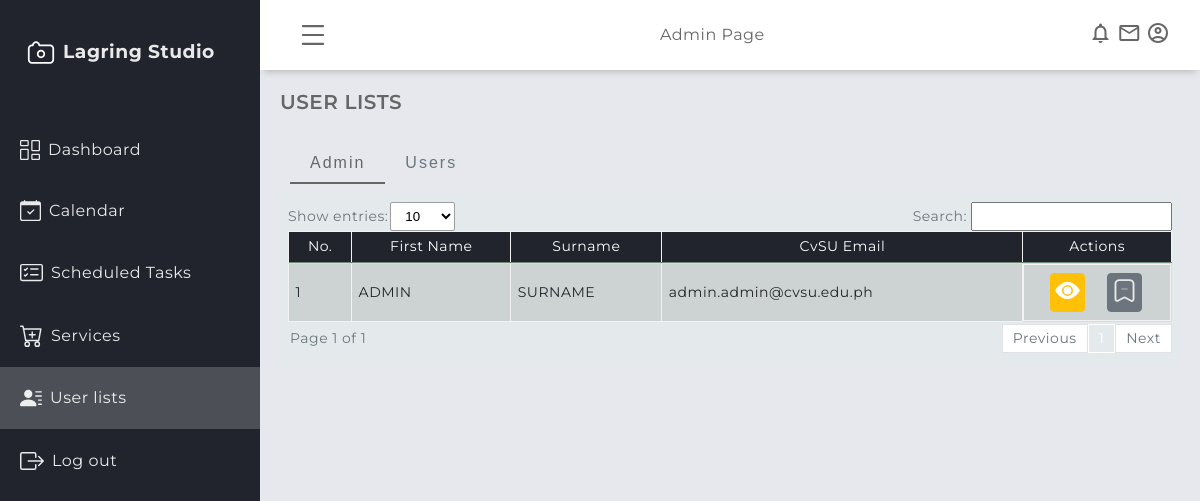
/admin/user_list.php (signed in), run on the app's committed database.
### tables this page shows
CREATE TABLE `users` (
  `user_id` int(11) NOT NULL,
  `firstname` varchar(200) NOT NULL,
  `middlename` varchar(200) NOT NULL,
  `surname` varchar(200) NOT NULL,
  `registration_date` datetime NOT NULL DEFAULT current_timestamp(),
  `email` varchar(200) NOT NULL,
  `password` varchar(200) NOT NULL,
  `role` varchar(200) NOT NULL
);

### admin/user_list.php (the view, shortened to what this page needs)
<?php include('session.php'); ?>
<!DOCTYPE html>
<html lang="en">
    <head>
        <link rel="stylesheet" href="../assets/admin/css/dashboardcontainer.css" />
        <link rel="stylesheet" href="../assets/global/css/design.css" />
        <link rel="stylesheet" href="../assets/global/css/table.css" />
        <link rel="stylesheet" href="../assets/global/css/global.css" />
    </head>
    <body>
        <div class="grid-container">
            <?php require "header/header.php"?>
            <?php require "navigation/sidebar.php"?>
            <main class="main-container">
                <div class="main-title">
                    <p class="font-weight-bold">USER LISTS</p>
                </div>
                <div class="button-group-container">
                    <div class="button-group">
                        <button class="btnClass active" onclick="showTable('table1')">Admin</button>
                        <button class="btnClass" onclick="showTable('table2')">Users</button>
                    </div>
                </div>
                <div class="container bg-dirty py-2 my-0 px-2">
                    <div class= "showAndSearch  text-secondary align-items-center mb-1">
                        <div class= "align-items-center">
                            <label >Show entries:</label>
                            <select id="entriesPerPage">
                                <option value="10">10</option>
                            </select>
                        </div>
                        <div class= "align-items-center">
                            <label for="searchInput" class="pr-1" >Search:</label>
                            <div style="position: relative;">
                                <input type="text" id="searchInput" >
                            </div>
                        </div>
                        <div id="table1" class="table-group-container active">
                            <table id="table1" class="table table-striped table-bordered w-100">
                                <thead>
                                    <tr>
                                        <th>No.</th>
                                        <th>First Name</th>
                                        <th>Surname</th>
                                        <th>CvSU Email</th>
                                        <th>Actions</th>
                                    </tr>
                                </thead>
                                <tbody>
                                <?php
                                    $i = 1;
                                    $sql = mysqli_query($connection, "SELECT * FROM users WHERE role = 'ADMIN' ORDER BY firstname ASC") or die(mysqli_error($connection));
                                    if (mysqli_num_rows($sql) > 0) {
                                    while ($row = mysqli_fetch_array($sql)) {
                                        $id = $row['user_id'];
                                        $fname = $row['firstname'];
                                        $lname = $row['surname'];
                                        $email = $row['email'];
                                    ?>
                                    <tr>
                                        <td><?php echo $i++ ?></td>
                                        <td><?php echo strtoupper($fname);?></td>
                                        <td><?php echo strtoupper($lname);?></td>
                                        <td><?php echo $email; ?></td>
                                        <td class="justify-space-evenly">
                                            <a
                                                href="#"
                                                title="View"
                                                class="modal-trigger justify-content-center"
                                                data-modal-id="<?php echo 'user'.$id; ?>">
                                                <button class="p-1 m-0 btn btn-warning">
                                                    <svg
                                                        xmlns="http://www.w3.org/2000/svg"
                                                        width="25"
                                                        height="25"
                                                        fill="currentColor"
                                                        class="bi bi-eye-fill"
                                                        viewBox="0 0 16 16">
                                                        <path d="M10.5 8a2.5 2.5 0 1 1-5 0 2.5 2.5 0 0 1 5 0z"/>
                                                        <path
                                                            d="M0 8s3-5.5 8-5.5S16 8 16 8s-3 5.5-8 5.5S0 8 0 8zm8 3.5a3.5 3.5 0 1 0 0-7 3.5 3.5 0 0 0 0 7z"/>
                                                    </svg>
                                                </button>
                                            </a>
                                            <a
                                                href="#"
                                                rel="tooltip"
                                                title="archive"
                                                class="modal-trigger"
                                                data-modal-id="<?php echo 'archive_announcements'; ?>">
                                                    <button class="p-1 m-1 btn btn-secondary">
                                                    </button>
                                            </a>
                                        </td>
                                    </tr>
                                    <?php
                                    }}
                                    else {echo '<tr><td colspan="5" style="text-align: center;">No records found.</td></tr>';}
                                ?>
                                </tbody>
                            </table>
                        </div>
                            <div class="pagination-container">
                            <div id="pagination-label"></div>
                            <div id="pagination" class="pagination"></div>
                        </div>
                    </div>
                </div>
            </main>
        </div>
    </body>
</html>

### assets/admin/css/dashboardcontainer.css (style rules this page uses)
.main-container { margin-top: 70px; margin-left: 260px; padding: 1.25rem; min-height: calc(100vh - 70px); transition: all 0.5s; -webkit-transition: all 0.5s; z-index: 8; }
.main-title { margin: 0 0 1.25rem 0; }
.main-title p { font-size: 1.25rem; }

### assets/global/css/design.css (style rules this page uses)
:root { --blue1: rgba(36, 175, 242); --blue2: rgba(7, 164, 241); --blue3: rgba(23, 147, 217); --blue4: rgba(4, 127, 204); --blue5: rgba(30,144,255); --light_blue: rgba(63, 194, 250); --dim_blue: rgba(137, 192, 223); --dark_blue: rgba(30, 70, 139); --gray: rgba(208, 216, 227); --dark_gray: rgba(141, 164, 196); --dirty_white: rgba(244, 244, 244); --red: rgba(254, 0, 0); --maroon: rgba(154, 0, 0); }
* { margin: 0; padding: 0; box-sizing: border-box; }
body { font-family: "Montserrat", sans-serif; letter-spacing: 0.5px; line-height: 1.2; scrollbar-color: smooth; background-color: #e6e8ed; color: #666666; }
.font-weight-bold { font-weight: 600; }

### assets/global/css/table.css (style rules this page uses)
.table { width: 100%; margin-bottom: 2px; color: #212529; border-collapse: collapse; white-space: nowrap; }
.table th, .table td { padding: 0.4rem; align-items: center; border-top: 1px solid #cafaca77; }
.table thead th { vertical-align: bottom; border-bottom: 2px solid #cafaca77; background-color: #21232d; color: white; font-weight: normal; text-align: center; }
.table-bordered { border: 1px solid #cafaca77; }
.table-bordered th, .table-bordered td { border: 1px solid hsl(0, 0%, 95%); }
.table-bordered thead th, .table-bordered thead td { border-bottom-width: 2px; }
.table-striped tbody tr { background-color: rgba(0, 0, 0, 0.1); }
#entriesPerPage { background-color: white; border: 1px solid rgb(158, 158, 158); border-radius: 2px; padding: 5px 10px; align-items: center; margin-left: 2px; outline: none; }
#searchInput { padding: 5px 10px; outline: none; }
.showAndSearch { display: flex; justify-content: space-between; flex-wrap: wrap; font-size: 14px; margin-bottom: 10px; }
.pagination-container { display: flex; justify-content: space-between; align-items: center; font-size: 14px; width: 100%; }
#pagination-label { color: #6c757d; padding-left: 2px; }
.pagination { display: flex; align-items: center; }
.button-group { display: flex; white-space: nowrap; align-items: center; padding: 10px 10px 0px 10px; width: 100%; }
.btnClass { padding: 10px 20px; background: none; color: #6c757d; border: none; font-size: 16px; cursor: pointer; text-align: center; border-bottom: 2px solid transparent; letter-spacing: 2px; }
.btnClass.active { color: var(--green1); border-bottom-color: var(--green1); }
.table-group-container { display: none; overflow-x: auto; }
.table-group-container.active { display: block; width: 100%; }

### assets/global/css/global.css (style rules this page uses)
.m-1 { margin: 0.25rem; }
.mb-1 { margin-bottom: 0.25rem; }
.m-0 { margin: 0 !important; }
.p-1 { padding: 0.25rem !important; }
.pr-1 { padding-right: 0.25rem; }
.py-2 { padding-top: 0.5rem; padding-bottom: 0.5rem; }
.px-2 { padding-left: 0.5rem !important; padding-right: 0.5rem !important; }
.my-0 { margin-top: 0 !important; margin-bottom: 0 !important; }
.text-secondary { color: #6c757d !important; }
.bg-dirty { background-color: #cafaca15 !important; }
.btn { display: inline-block; padding: 0.5em 1em; margin: 2px 2px 2px 2px; border: 1px solid #ccc; border-radius: 4px; background-color: #f5f5f5; color: #333; font-size: 16px; text-align: center; text-decoration: none; cursor: pointer; transition: background-color 0.3s ease; }
.btn-secondary { background-color: #6c757d !important; color: #fff !important; border-color: #6c757d !important; }
.btn-warning { background-color: #ffc107; color: #fff; border-color: #ffc107; }
* { margin: 0; padding: 0; box-sizing: border-box; }
.w-100 { width: 100% !important; }
.justify-content-center { display: flex; justify-content: center !important; }
.justify-space-evenly { display: flex; justify-content: space-evenly; }
.align-items-center { display: flex; align-items: center; }

### data on the page
users: firstname "ADMIN", surname "SURNAME", email "admin.admin@cvsu.edu.ph"
